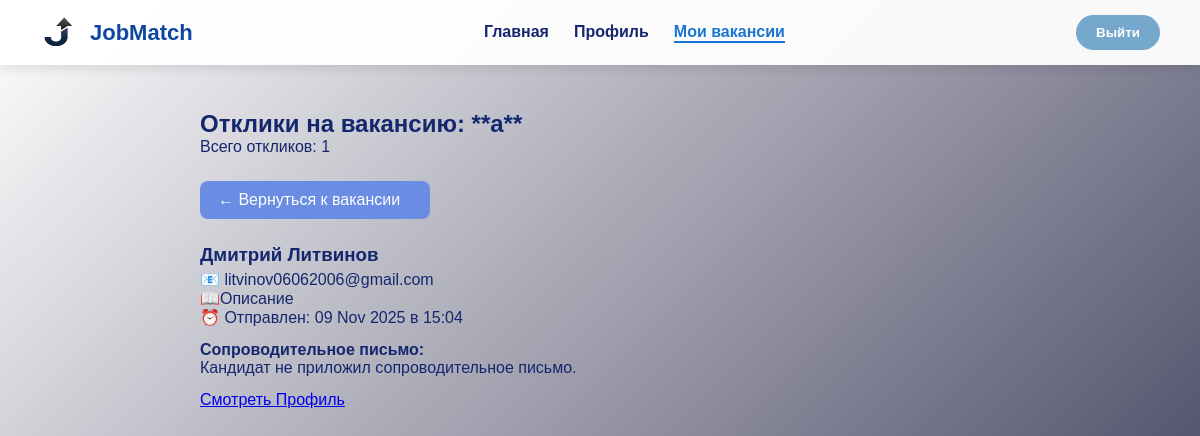
The app's page /jobs/6/responses (signed in) with its own data.
### server/models.py (models this page shows, shortened)
class Jobs(models.Model):
    leader = models.ForeignKey(Leader, on_delete=models.CASCADE, related_name='jobs', null=True)
    title = models.CharField(max_length=255, blank=False)
    description = models.TextField(blank=False)
    location = models.CharField(max_length=255, blank=False)
    salary = models.IntegerField(blank=False)
    created_at = models.DateTimeField(auto_now_add=True)
    updated_at = models.DateTimeField(auto_now=True)

class Response(models.Model):
    candidate = models.ForeignKey(Candidante, on_delete=models.CASCADE, related_name="responses")
    job = models.ForeignKey(Jobs, on_delete=models.CASCADE, related_name="responses")
    message = models.TextField(blank=True, null=True)
    created_at = models.DateTimeField(auto_now_add=True)
    class Meta:
        unique_together = ('candidate', 'job')  # чтобы нельзя было откликнуться дважды

class Candidante(models.Model):
    name = models.CharField(max_length=50, blank=False)
    bio = models.TextField(blank=True, null=True)
    email = models.CharField(max_length=50, blank=False,  unique=True)
    password = models.CharField(max_length=128, blank=False)
    is_banned = models.BooleanField(default=False)
    ban_reason = models.TextField(blank=True, null=True, verbose_name="Причина блокировки")
    ban_until = models.DateTimeField(blank=True, null=True, verbose_name="Дата окончания блокировки")

### server/views.py (the view, shortened to what this page needs)
# urls.py: path('jobs/<int:job_id>/responses', ResponceView.as_view(), name='view_responses'),
class ResponceView(View):
    def get(self, request, job_id):
        user_type = request.session.get('user_type')
        user_email = request.session.get('user_email')
        job = get_object_or_404(Jobs, id=job_id)
        try:
            leader = Leader.objects.get(email=user_email)
            if job.leader != leader:
                messages.error(request, "У вас нет прав для просмотра откликов на эту вакансию.")
                return redirect("my_jobs")
        except Leader.DoesNotExist:
            messages.error(request, "Ошибка аутентификации руководителя.")
            request.session.flush()
            return redirect("login")
        responses = Response.objects.filter(job=job).select_related('candidate').order_by('-created_at')
        context = {
            'job': job,
            'responses': responses,
            'user_role': 'leader',
        }
        return render(request, 'view_responses.html', context)

### server/templates/view_responses.html (shortened to what this page needs)
{% load static %}
<!DOCTYPE html>
<html lang="ru">
<head>
    <link rel="stylesheet" href="{% static 'css/vacan.css' %}">
</head>
<body>
    <header class="header">
        <a href="{% url 'leader_home' %}" class="logo">
            <img src="{% static 'png/logo.png' %}" alt="Logo" class="logo-img">
            <span class="logo-text">JobMatch</span>
        </a>
        <nav class="nav">
            <a href="{% url 'leader_home' %}" class="nav-link">Главная</a>
            <a href="{% url 'profile_leader' %}" class="nav-link">Профиль</a>
            <a href="{% url "my_jobs" %}" class="nav-link active">Мои вакансии</a>
        </nav>
        <button class="logout-btn" onclick="window.location.href='{% url 'logout' %}'">Выйти</button>
    </header>
    <main class="main-content" style:"padding: 10px;">
        <div class="responses-container" >
            <div class="page-header ">
                <h2>Отклики на вакансию: **{{ job.title }}**</h2>
                <p class="response-count">Всего откликов: {{ responses|length }}</p>
            </div>
            <a href="{% url 'job_detail' job.id %}" class="back-link secondary-btn">
                ← Вернуться к вакансии
            </a>
            <div class="responses-list">
                {% for response in responses %}
                    <div class="response-card">
                        <div class="candidate-info">
                            <h3 class="candidate-name">
                                {{ response.candidate.name }} {{ response.candidate.last_name }}
                            </h3>
                            <p class="candidate-meta">
                                <span class="icon">📧</span> {{ response.candidate.email }}
                            </p>
                            <p class="candidate-meta">
                                <span>📖</span>{{ response.candidate.bio|default:"Не указан" }}
                            </p>
                            <p class="response-date">
                                <span class="icon">⏰</span> Отправлен: {{ response.created_at|date:"d M Y в H:i" }}
                            </p>
                        </div>
                        <div class="message-block">
                            <h4 class="message-title">Сопроводительное письмо:</h4>
                            {% if response.message %}
                                <p class="message-text">{{ response.message|linebreaksbr }}</p>
                            {% else %}
                                <p class="message-empty">Кандидат не приложил сопроводительное письмо.</p>
                            {% endif %}
                        </div>
                        <div class="response-actions">
                            <a href="#" class="primary-btn profile-btn">
                                Смотреть Профиль
                            </a>
                            </div>
                    </div>
                {% empty %}
                    <div class="empty-responses">
                        <p class="no-responses">На эту вакансию пока нет откликов.</p>
                    </div>
                {% endfor %}
            </div>
        </div>
    </main>
</body>
</html>

### server/static/css/vacan.css (style rules this page uses)
* { margin: 0; padding: 0; box-sizing: border-box; font-family: 'Arial', sans-serif; }
body { min-height: 100vh; background: linear-gradient(135deg, #ffffff, #2a2a4a); color: #14276d; }
.main-content { max-width: 900px; margin: 60px auto; padding: 20px; font-family: "Inter", sans-serif; gap: 20px; }
.header { position: fixed; top: 0; left: 0; width: 100%; padding: 15px 40px; display: flex; justify-content: space-between; align-items: center; background: rgba(255, 255, 255, 0.95); box-shadow: 0 4px 10px rgba(0, 0, 0, 0.1); z-index: 1000; }
.logo { display: flex; align-items: center; text-decoration: none; color: #0d47a1; transition: color 0.3s ease; }
.logo img { height: 35px; width: 40px; margin-right: 10px; }
.logo-text { font-weight: 700; font-size: 22px; }
.nav { display: flex; gap: 25px; }
.nav-link { text-decoration: none; color: #14276d; font-weight: 600; transition: all 0.3s ease; }
.nav-link.active { color: #1976d2; border-bottom: 2px solid #1976d2; }
.logout-btn { background: #76a8cd; border: none; padding: 10px 20px; border-radius: 25px; color: white; font-weight: 600; cursor: pointer; transition: all 0.3s ease; }
.secondary-btn { background-color: #6a8ce2; color: #ffffff; padding: 10px 18px; border-radius: 8px; text-decoration: none; font-weight: 300; transition: 0.5s; display: inline-flex; align-items: center; gap: 5px; cursor: pointer; }
.responses-container { margin: 0 auto; padding: 30px; display: flex; flex-direction: column; gap: 25px; }
.responses-container a { width: 230px; }
.response-card { display: flex; flex-direction: column; gap: 14px; }
.candidate-info h3 { margin-bottom: 4px; }

### records on screen
Jobs: title "a"
Response: candidate.name "Дмитрий Литвинов", candidate.email "litvinov06062006@gmail.com", candidate.bio "Описание", created_at "09 Nov 2025 в 15:04", shows "Кандидат не приложил сопроводительное письмо."

### other values on screen
{{ responses|length }} "1"
